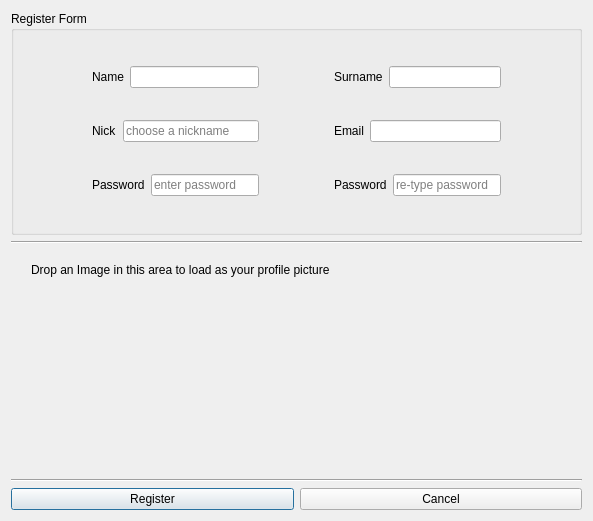
<?xml version="1.0" encoding="UTF-8"?>
<ui version="4.0">
 <class>Register</class>
 <widget class="QDialog" name="Register">
  <property name="geometry">
   <rect>
    <x>0</x>
    <y>0</y>
    <width>593</width>
    <height>521</height>
   </rect>
  </property>
  <property name="windowTitle">
   <string>Dialog</string>
  </property>
  <layout class="QVBoxLayout" name="verticalLayout">
   <item>
    <widget class="QGroupBox" name="groupBoxRegister">
     <property name="title">
      <string>Register Form</string>
     </property>
     <layout class="QGridLayout" name="gridLayout">
      <item row="2" column="3" colspan="2">
       <layout class="QHBoxLayout" name="horizontalLayout_7">
        <item>
         <widget class="QLabel" name="label_Pass1">
          <property name="text">
           <string>Password</string>
          </property>
         </widget>
        </item>
        <item>
         <widget class="QLineEdit" name="lineEdit_Pass1">
          <property name="placeholderText">
           <string>re-type password</string>
          </property>
         </widget>
        </item>
       </layout>
      </item>
      <item row="0" column="2">
       <spacer name="horizontalSpacer_3">
        <property name="orientation">
         <enum>Qt::Horizontal</enum>
        </property>
        <property name="sizeHint" stdset="0">
         <size>
          <width>40</width>
          <height>20</height>
         </size>
        </property>
       </spacer>
      </item>
      <item row="0" column="0">
       <spacer name="horizontalSpacer_7">
        <property name="orientation">
         <enum>Qt::Horizontal</enum>
        </property>
        <property name="sizeHint" stdset="0">
         <size>
          <width>40</width>
          <height>20</height>
         </size>
        </property>
       </spacer>
      </item>
      <item row="1" column="3" colspan="2">
       <layout class="QHBoxLayout" name="horizontalLayout_3">
        <property name="spacing">
         <number>6</number>
        </property>
        <item>
         <widget class="QLabel" name="label_Email">
          <property name="text">
           <string>Email</string>
          </property>
         </widget>
        </item>
        <item>
         <widget class="QLineEdit" name="lineEdit_email"/>
        </item>
       </layout>
      </item>
      <item row="1" column="1">
       <layout class="QHBoxLayout" name="horizontalLayout_2">
        <item>
         <widget class="QLabel" name="label_Nick">
          <property name="text">
           <string>Nick</string>
          </property>
         </widget>
        </item>
        <item>
         <widget class="QLineEdit" name="lineEdit_Nick">
          <property name="placeholderText">
           <string>choose a nickname</string>
          </property>
         </widget>
        </item>
       </layout>
      </item>
      <item row="1" column="0">
       <spacer name="horizontalSpacer_8">
        <property name="orientation">
         <enum>Qt::Horizontal</enum>
        </property>
        <property name="sizeHint" stdset="0">
         <size>
          <width>40</width>
          <height>20</height>
         </size>
        </property>
       </spacer>
      </item>
      <item row="0" column="1">
       <layout class="QHBoxLayout" name="horizontalLayout">
        <item>
         <widget class="QLabel" name="label_Name">
          <property name="text">
           <string>Name</string>
          </property>
         </widget>
        </item>
        <item>
         <widget class="QLineEdit" name="lineEdit_Name"/>
        </item>
       </layout>
      </item>
      <item row="0" column="3" colspan="2">
       <layout class="QHBoxLayout" name="horizontalLayout_4">
        <item>
         <widget class="QLabel" name="label_Surname">
          <property name="text">
           <string>Surname</string>
          </property>
         </widget>
        </item>
        <item>
         <widget class="QLineEdit" name="lineEdit_Surname"/>
        </item>
       </layout>
      </item>
      <item row="2" column="1">
       <layout class="QHBoxLayout" name="horizontalLayout_5">
        <item>
         <widget class="QLabel" name="label_Pass2">
          <property name="text">
           <string>Password</string>
          </property>
         </widget>
        </item>
        <item>
         <widget class="QLineEdit" name="lineEdit_Pass2">
          <property name="placeholderText">
           <string>enter password</string>
          </property>
         </widget>
        </item>
       </layout>
      </item>
      <item row="2" column="5">
       <spacer name="horizontalSpacer_6">
        <property name="orientation">
         <enum>Qt::Horizontal</enum>
        </property>
        <property name="sizeHint" stdset="0">
         <size>
          <width>40</width>
          <height>20</height>
         </size>
        </property>
       </spacer>
      </item>
      <item row="2" column="0">
       <spacer name="horizontalSpacer_9">
        <property name="orientation">
         <enum>Qt::Horizontal</enum>
        </property>
        <property name="sizeHint" stdset="0">
         <size>
          <width>40</width>
          <height>20</height>
         </size>
        </property>
       </spacer>
      </item>
      <item row="1" column="2">
       <spacer name="horizontalSpacer">
        <property name="orientation">
         <enum>Qt::Horizontal</enum>
        </property>
        <property name="sizeHint" stdset="0">
         <size>
          <width>40</width>
          <height>20</height>
         </size>
        </property>
       </spacer>
      </item>
      <item row="2" column="2">
       <spacer name="horizontalSpacer_2">
        <property name="orientation">
         <enum>Qt::Horizontal</enum>
        </property>
        <property name="sizeHint" stdset="0">
         <size>
          <width>40</width>
          <height>20</height>
         </size>
        </property>
       </spacer>
      </item>
      <item row="0" column="5">
       <spacer name="horizontalSpacer_4">
        <property name="orientation">
         <enum>Qt::Horizontal</enum>
        </property>
        <property name="sizeHint" stdset="0">
         <size>
          <width>40</width>
          <height>20</height>
         </size>
        </property>
       </spacer>
      </item>
      <item row="1" column="5">
       <spacer name="horizontalSpacer_5">
        <property name="orientation">
         <enum>Qt::Horizontal</enum>
        </property>
        <property name="sizeHint" stdset="0">
         <size>
          <width>40</width>
          <height>20</height>
         </size>
        </property>
       </spacer>
      </item>
     </layout>
    </widget>
   </item>
   <item>
    <widget class="Line" name="line">
     <property name="orientation">
      <enum>Qt::Horizontal</enum>
     </property>
    </widget>
   </item>
   <item>
    <widget class="QWidget" name="dropBox" native="true">
     <widget class="QLabel" name="label">
      <property name="geometry">
       <rect>
        <x>20</x>
        <y>10</y>
        <width>351</width>
        <height>20</height>
       </rect>
      </property>
      <property name="text">
       <string>Drop an Image in this area to load as your profile picture</string>
      </property>
     </widget>
    </widget>
   </item>
   <item>
    <widget class="Line" name="line_2">
     <property name="orientation">
      <enum>Qt::Horizontal</enum>
     </property>
    </widget>
   </item>
   <item>
    <layout class="QHBoxLayout" name="horizontalLayout_6">
     <item>
      <widget class="QPushButton" name="pushButton_Register">
       <property name="text">
        <string>Register</string>
       </property>
       <property name="autoDefault">
        <bool>true</bool>
       </property>
       <property name="default">
        <bool>false</bool>
       </property>
       <property name="flat">
        <bool>false</bool>
       </property>
      </widget>
     </item>
     <item>
      <widget class="QPushButton" name="pushButton_Canc_Reg">
       <property name="text">
        <string>Cancel</string>
       </property>
       <property name="shortcut">
        <string>Return</string>
       </property>
      </widget>
     </item>
    </layout>
   </item>
  </layout>
 </widget>
 <resources/>
 <connections/>
</ui>
